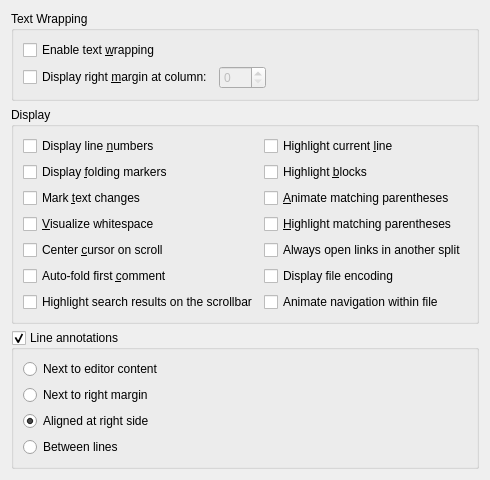
<?xml version="1.0" encoding="UTF-8"?>
<ui version="4.0">
 <class>TextEditor::Internal::DisplaySettingsPage</class>
 <widget class="QWidget" name="TextEditor::Internal::DisplaySettingsPage">
  <property name="geometry">
   <rect>
    <x>0</x>
    <y>0</y>
    <width>452</width>
    <height>458</height>
   </rect>
  </property>
  <layout class="QGridLayout" name="gridLayout_3">
   <item row="3" column="0">
    <spacer name="verticalSpacer">
     <property name="orientation">
      <enum>Qt::Vertical</enum>
     </property>
     <property name="sizeHint" stdset="0">
      <size>
       <width>20</width>
       <height>8</height>
      </size>
     </property>
    </spacer>
   </item>
   <item row="0" column="0">
    <widget class="QGroupBox" name="groupBoxText">
     <property name="title">
      <string>Text Wrapping</string>
     </property>
     <layout class="QGridLayout" name="gridLayout">
      <item row="0" column="0">
       <widget class="QCheckBox" name="enableTextWrapping">
        <property name="text">
         <string>Enable text &amp;wrapping</string>
        </property>
       </widget>
      </item>
      <item row="1" column="0">
       <layout class="QHBoxLayout" name="horizontalLayout">
        <item>
         <widget class="QCheckBox" name="showWrapColumn">
          <property name="text">
           <string>Display right &amp;margin at column:</string>
          </property>
         </widget>
        </item>
        <item>
         <widget class="QSpinBox" name="wrapColumn">
          <property name="enabled">
           <bool>false</bool>
          </property>
          <property name="maximum">
           <number>999</number>
          </property>
         </widget>
        </item>
        <item>
         <spacer name="horizontalSpacer">
          <property name="orientation">
           <enum>Qt::Horizontal</enum>
          </property>
          <property name="sizeHint" stdset="0">
           <size>
            <width>40</width>
            <height>20</height>
           </size>
          </property>
         </spacer>
        </item>
       </layout>
      </item>
     </layout>
    </widget>
   </item>
   <item row="1" column="0">
    <widget class="QGroupBox" name="groupBoxDisplay">
     <property name="title">
      <string>Display</string>
     </property>
     <layout class="QGridLayout" name="gridLayout_2">
      <item row="6" column="1">
       <widget class="QCheckBox" name="displayFileEncoding">
        <property name="text">
         <string>Display file encoding</string>
        </property>
       </widget>
      </item>
      <item row="2" column="1">
       <widget class="QCheckBox" name="animateMatchingParentheses">
        <property name="text">
         <string>&amp;Animate matching parentheses</string>
        </property>
       </widget>
      </item>
      <item row="5" column="0">
       <widget class="QCheckBox" name="centerOnScroll">
        <property name="text">
         <string>Center &amp;cursor on scroll</string>
        </property>
       </widget>
      </item>
      <item row="0" column="0">
       <widget class="QCheckBox" name="displayLineNumbers">
        <property name="text">
         <string>Display line &amp;numbers</string>
        </property>
       </widget>
      </item>
      <item row="4" column="1">
       <widget class="QCheckBox" name="highlightMatchingParentheses">
        <property name="text">
         <string>&amp;Highlight matching parentheses</string>
        </property>
       </widget>
      </item>
      <item row="5" column="1">
       <widget class="QCheckBox" name="openLinksInNextSplit">
        <property name="text">
         <string>Always open links in another split</string>
        </property>
       </widget>
      </item>
      <item row="4" column="0">
       <widget class="QCheckBox" name="visualizeWhitespace">
        <property name="toolTip">
         <string>Shows tabs and spaces.</string>
        </property>
        <property name="text">
         <string>&amp;Visualize whitespace</string>
        </property>
       </widget>
      </item>
      <item row="0" column="1">
       <widget class="QCheckBox" name="highlightCurrentLine">
        <property name="text">
         <string>Highlight current &amp;line</string>
        </property>
       </widget>
      </item>
      <item row="6" column="0">
       <widget class="QCheckBox" name="autoFoldFirstComment">
        <property name="text">
         <string>Auto-fold first &amp;comment</string>
        </property>
       </widget>
      </item>
      <item row="1" column="1">
       <widget class="QCheckBox" name="highlightBlocks">
        <property name="text">
         <string>Highlight &amp;blocks</string>
        </property>
       </widget>
      </item>
      <item row="1" column="0">
       <widget class="QCheckBox" name="displayFoldingMarkers">
        <property name="text">
         <string>Display &amp;folding markers</string>
        </property>
       </widget>
      </item>
      <item row="7" column="1">
       <widget class="QCheckBox" name="animateNavigationWithinFile">
        <property name="text">
         <string>Animate navigation within file</string>
        </property>
       </widget>
      </item>
      <item row="7" column="0">
       <widget class="QCheckBox" name="scrollBarHighlights">
        <property name="text">
         <string>Highlight search results on the scrollbar</string>
        </property>
       </widget>
      </item>
      <item row="2" column="0">
       <widget class="QCheckBox" name="markTextChanges">
        <property name="text">
         <string>Mark &amp;text changes</string>
        </property>
       </widget>
      </item>
     </layout>
    </widget>
   </item>
   <item row="2" column="0">
    <widget class="QGroupBox" name="displayAnnotations">
     <property name="title">
      <string>Line annotations</string>
     </property>
     <property name="checkable">
      <bool>true</bool>
     </property>
     <layout class="QVBoxLayout" name="verticalLayout">
      <item>
       <widget class="QRadioButton" name="leftAligned">
        <property name="text">
         <string>Next to editor content</string>
        </property>
       </widget>
      </item>
      <item>
       <widget class="QRadioButton" name="atMargin">
        <property name="text">
         <string>Next to right margin</string>
        </property>
       </widget>
      </item>
      <item>
       <widget class="QRadioButton" name="rightAligned">
        <property name="text">
         <string>Aligned at right side</string>
        </property>
        <property name="checked">
         <bool>true</bool>
        </property>
       </widget>
      </item>
      <item>
       <widget class="QRadioButton" name="betweenLines">
        <property name="text">
         <string>Between lines</string>
        </property>
       </widget>
      </item>
     </layout>
    </widget>
   </item>
  </layout>
 </widget>
 <tabstops>
  <tabstop>enableTextWrapping</tabstop>
  <tabstop>showWrapColumn</tabstop>
  <tabstop>wrapColumn</tabstop>
  <tabstop>displayLineNumbers</tabstop>
  <tabstop>displayFoldingMarkers</tabstop>
  <tabstop>markTextChanges</tabstop>
  <tabstop>visualizeWhitespace</tabstop>
  <tabstop>centerOnScroll</tabstop>
  <tabstop>autoFoldFirstComment</tabstop>
  <tabstop>scrollBarHighlights</tabstop>
  <tabstop>highlightCurrentLine</tabstop>
  <tabstop>highlightBlocks</tabstop>
  <tabstop>animateMatchingParentheses</tabstop>
  <tabstop>highlightMatchingParentheses</tabstop>
  <tabstop>openLinksInNextSplit</tabstop>
  <tabstop>displayFileEncoding</tabstop>
  <tabstop>animateNavigationWithinFile</tabstop>
 </tabstops>
 <resources/>
 <connections>
  <connection>
   <sender>showWrapColumn</sender>
   <signal>toggled(bool)</signal>
   <receiver>wrapColumn</receiver>
   <slot>setEnabled(bool)</slot>
   <hints>
    <hint type="sourcelabel">
     <x>238</x>
     <y>84</y>
    </hint>
    <hint type="destinationlabel">
     <x>299</x>
     <y>84</y>
    </hint>
   </hints>
  </connection>
 </connections>
</ui>
